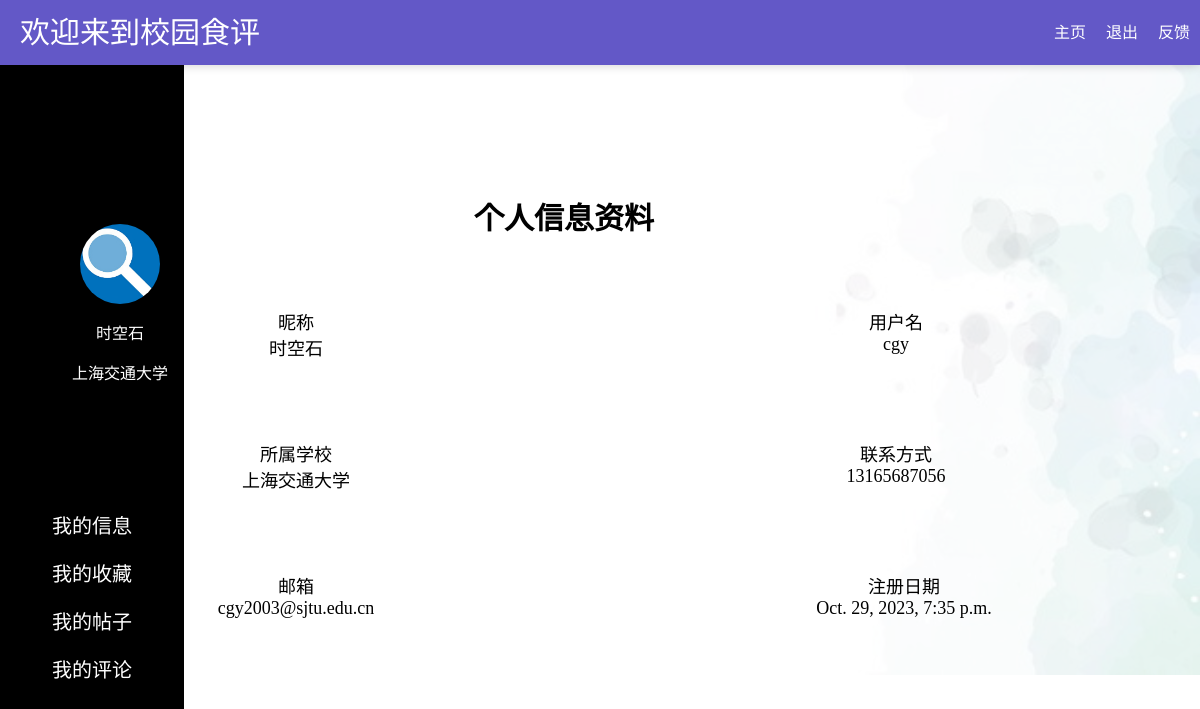
Page /my_homepage/ (signed in) on the committed database.
### post_create/models.py (models this page shows)
class User_Info(models.Model):
    user_name = models.CharField(max_length=255, blank=True, primary_key=True)
    contact = models.CharField(max_length=30, default='请编辑您的手机号')
    school_name = models.CharField(max_length=100, default='请编辑您的学校')
    register_date = models.DateTimeField(null=True, blank=True)
    user_image = models.ImageField(upload_to='user_images/', null=True, blank=True,
                                   default='./user_images/default_user_image.jpg')
    def has_image(self):
        return bool(self.user_image)
    def get_image_url(self):
        if self.has_image():
            return self.user_image.url
        return None

### post_create/views.py (the view)
# urls.py: path('my_homepage/', views.my_homepage),
def my_homepage(request):
    username = request.user.username
    first_name = request.user.first_name
    comments = Comment.objects.filter(author=username)
    posts = Post.objects.filter(author=username)
    email = request.user.email
    user_information = User_Info.objects.get(user_name=username)
    user_favs = User_Fav.objects.filter(user_name=username)
    contact = user_information.contact
    school = user_information.school_name
    register_date = user_information.register_date
    store_ids = user_favs.values_list('store_id', flat=True)
    user_fav_posts = Post.objects.filter(id__in=store_ids)
    return render(request, 'personal_hp.html',
                  {'first_name': first_name, 'comments': comments, 'username': username, 'email': email,
                   'contact': contact, 'school': school, 'user_favs': user_favs, 'register_date': register_date,
                   'user_info': user_information, 'user_fav_posts': user_fav_posts,
                   'posts': posts})

### post_create/models.py (called while the page is built)
    def has_image(self):
        return bool(self.rest_image)

    def get_image_url(self):
        if self.has_image():
            return self.rest_image.url
        return None

    def has_image(self):
        return bool(self.image)

    def get_image_url(self):
        if self.has_image():
            return self.image.url
        return None

### post_create/templates/personal_hp.html (shortened to what this page needs)
{% load static %}
<!DOCTYPE html>
<html lang="en">
<head>
    <link rel="stylesheet" type="text/css" href="{% static 'css/personal_hp.css' %}">
</head>
<body onload="checkURL()" onfocus="enable_submit_button()">
<div class="banner">
    <div class="left-text">欢迎来到校园食评</div>
    <div class="right-text" id="feedback">
        <a href="#" onclick="feedback()">反馈</a>
    </div>
    <div class="right-text">
        <a href="/logout">退出</a></div>
    <div class="right-text">
        <a href="/">主页</a></div>
</div>
<br>
<br>
<br>
<div class="left-bar">
    <div style="width: 200px; margin-top: 150px;position: relative">
        <div class="profile-pic">
            <img src="{{ user_info.get_image_url }}" alt="Profile Image" id="profile-image-view"
                 onclick="user_profile()"
                 style="cursor: pointer">
        </div>
        <p id="name_change" style="text-align: center;position: relative"></p>
        <p id="school_change" style="text-align: center;position: relative"></p></div>
    <button class="button1" onclick="showSection(1)">我的信息</button>
    <button class="button1" onclick="showSection(2)">我的收藏</button>
    <button class="button1" onclick="showSection(3)">我的帖子</button>
    <button class="button1" onclick="showSection(4)">我的评论</button>
</div>
<div>
    <div id="Section1" style="display: block">
        <h3 class="my_info_header">个人信息资料</h3>
        <div style="position: relative;text-align: center;top: 150px;color: black">
            <div class="info-container">
            <div class="hover-area">
                <span id="option1">昵称</span>
                <br>
                <span id="content1">{{ first_name }}</span>
            </div>
            <div class="hover-area" >
                <span id="option2">用户名</span>
                <br>
                <span id="content2">{{ username }}</span>
            </div>
            <br>
            <br>
            <br>
            <br>
            <div class="hover-area">
                <span id="option3">所属学校</span>
                <br>
                <span id="content3">{{ school }}</span>
            </div>
            <div class="hover-area">
                <span id="option4">联系方式</span>
                <br>
                <span id="content4">{{ contact }}</span>
            </div>
            <br>
            <br>
            <br>
            <br>
            <div class="hover-area">
                <span style="position: relative;">邮箱</span>
                <br>
                <span style="position: relative;">{{email}}</span>
            </div>
            <div class="hover-area">
                <span style="position: relative;">注册日期</span>
                <br>
                <span style="position: relative;">{{ register_date }}</span>
            </div>
        </div>
        </div>
    </div>
</div>
</body>
</html>

### post_create/static/css/personal_hp.css (style rules this page uses)
.left-bar { float: left; background-color: black; color: white; width: 12%; height: 1200px; padding: 20px; position: fixed; z-index: 99; }
.button1 { display: block; width: 100%; border: none; background-color: transparent; color: white; padding: 10px; margin-bottom: -1px; position: relative; transition: transform 0.3s ease; font-size: 20px; top: 100px; z-index: 99; }
.profile-pic { width: 80px; height: 80px; overflow: hidden; display: block; margin: 0 auto; border-radius: 50px; position: relative; z-index: 99; }
.profile-pic img { width: 100%; height: 100%; }
.my_info_header { text-align: center; position: relative; top: 110px; right: 3%; font-size: 30px; }
.banner { background-color: #6358c7; color: #fff; padding: 10px 0; text-align: center; position: fixed; line-height: 45px; top: 0; left: 0; right: 0; z-index: 999; box-shadow: 0px 0px 10px rgba(0, 0, 0, 0.2); }
.left-text { float: left; padding-left: 20px; font-family: "华文行楷", sans-serif; font-size: 30px; }
.right-text { float: right; }
.right-text a { padding: 22px 10px; text-decoration: none; color: white; }
.hover-area { flex: 0 0 calc(50% - 8px); margin-bottom: 80px; font-size: 18px; }
.info-container { display: flex; flex-wrap: wrap; justify-content: space-between; }

### rows in the picture
User_Info: get_image_url (picture), school_name "上海交通大学", contact "13165687056", register_date "Oct. 29, 2023, 7:35 p.m."

### other values in the picture
{{ first_name }} "时空石"
{{ username }} "cgy"
{{ email }} "cgy2003@sjtu.edu.cn"
